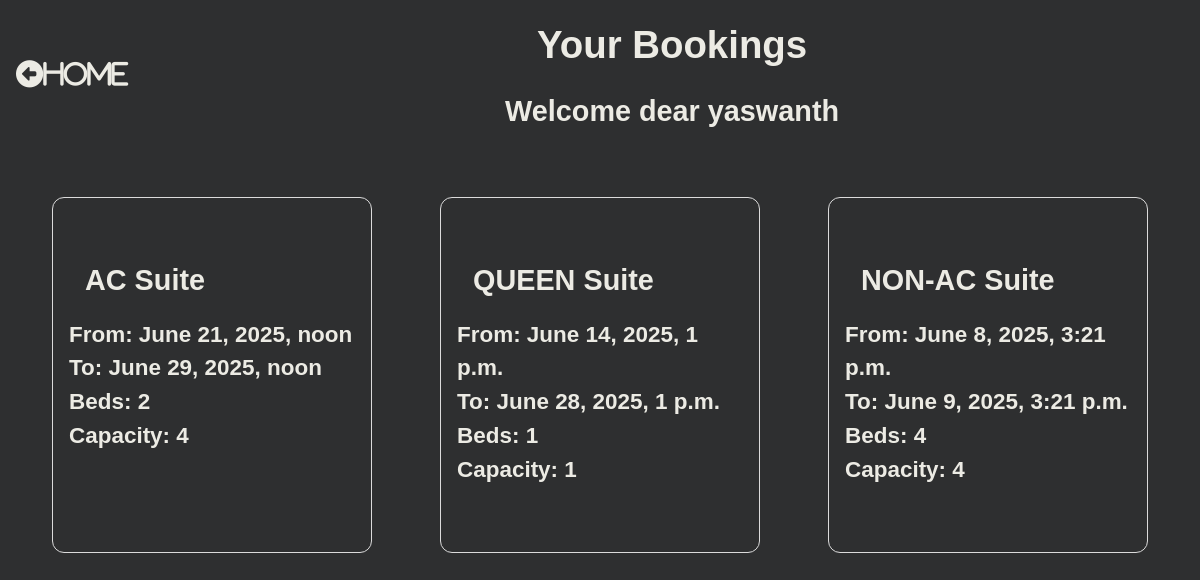
The page /booking_list/ (signed in) on the database its author committed.
### hotel/models.py (models this page shows, shortened)
class Booking(models.Model):
    user=models.ForeignKey(settings.AUTH_USER_MODEL, on_delete=models.CASCADE)
    room= models.ForeignKey(Room, on_delete=models.CASCADE)
    check_in=models.DateTimeField()
    check_out=models.DateTimeField()
    def get_room_category(self):
        room_categories=dict(self.room.ROOM_CATEGORIES)
        room_Category=room_categories.get(self.room.category)
        return room_Category
    def get_cancel_booking_url(self):
        return reverse_lazy('hotel:CancelBookingView',args=[self.pk,])

class Room(models.Model):
    ROOM_CATEGORIES=(
        ('YAC','AC'),
        ('NAC','NON-AC'),
        ('DEL','DELUXE'),
        ('KIN','KING'),
        ('QUE','QUEEN'),
    )
    number=models.IntegerField()
    category=models.CharField(max_length=3, choices=ROOM_CATEGORIES)
    beds=models.IntegerField()
    capacity=models.IntegerField()

### hotel/views.py (the view)
# urls.py: path('booking_list/', BookingListView.as_view(), name='BookingListView'),
class BookingListView(ListView):
    model=Booking
    template_name='hotel/booking_list_view.html'
    def get_queryset(self,*args,**kwargs):
        if self.request.user.is_staff:
            booking_list=Booking.objects.all()
            return booking_list
        else:
            booking_list=Booking.objects.filter(user=self.request.user)
            return booking_list

### templates/hotel/booking_list_view.html (shortened to what this page needs)
{% load static %}
<!DOCTYPE html>
<html lang="en">
<head>
    <link rel="stylesheet" href="{% static 'hotel/css/booking_list_view.css' %}">
</head>
<body>
    <div class="content">
        <div class="header">
            <div class="headings">
                <h1>Your Bookings</h1>
                <h2>Welcome dear {{user}}</h2>
            </div>
            <div class="home">
                <div class="home">
                    <a href="{% url 'hotel:RoomListView' %}"><i class="fas fa-arrow-alt-circle-left">Home</i></a>
                </div>
            </div>
        </div>
        <div class="bookings">
            {% for booking in booking_list %}
            <div class="booking">
                <div class="category">
                    <h2>{{booking.get_room_category}} Suite</h2>
                </div>
                <div class="from">
                    <h3>From: {{booking.check_in}}</h3>
                </div>
                <div class="to">
                    <h3>To: {{booking.check_out}}</h3>
                </div>
                <div class="beds">
                    <h3>Beds: {{booking.room.beds}}</h3>
                </div>
                <div class="capacity">
                    <h3>Capacity: {{booking.room.capacity}}</h3>
                </div>
                <div class="cancel"><a href="{{booking.get_cancel_booking_url}}" class="invisible"></a></div>
            </div>
            {% endfor %}
        </div>
</body>
</html>

### staticfiles/hotel/css/booking_list_view.css (style rules this page uses)
* { padding:0; margin:0; box-sizing: border-box; }
body { font-family: sans-serif; background-color: rgb(46, 47, 48); color: rgb(236, 235, 228); line-height: 1.5; font-size: 1.2rem; text-align: center; }
.content { display: flex; flex-direction: column; }
.header { flex: 1; display: flex; flex-flow: row-reverse wrap; justify-content: space-evenly; align-items: center; }
.headings { flex:1.5; }
.home { flex:0.1; }
.bookings { margin-top: 2rem; flex:1; display: flex; flex-direction: row; flex-wrap: wrap; justify-content: space-evenly; }
.booking { flex:1; max-width:20vw; min-width: 20rem; text-align: left; border: 1px solid #dbdbdb; padding:1rem; border-radius: 0.75rem; margin:1rem; }
a i { margin: 1rem; color:rgb(236, 235, 228); text-decoration: none; }
.home a i { font-size: 1.7rem; }
h1,h2 { margin:1rem; }

### rows shown on the page
Booking: get_room_category "AC", check_in "June 21, 2025, noon", check_out "June 29, 2025, noon", room.beds "2", room.capacity "4"
Booking: get_room_category "QUEEN", check_in "June 14, 2025, 1 p.m.", check_out "June 28, 2025, 1 p.m.", room.beds "1", room.capacity "1"
Booking: get_room_category "NON-AC", check_in "June 8, 2025, 3:21 p.m.", check_out "June 9, 2025, 3:21 p.m.", room.beds "4", room.capacity "4"

### other values the page prints
{{ user }} "yaswanth"
